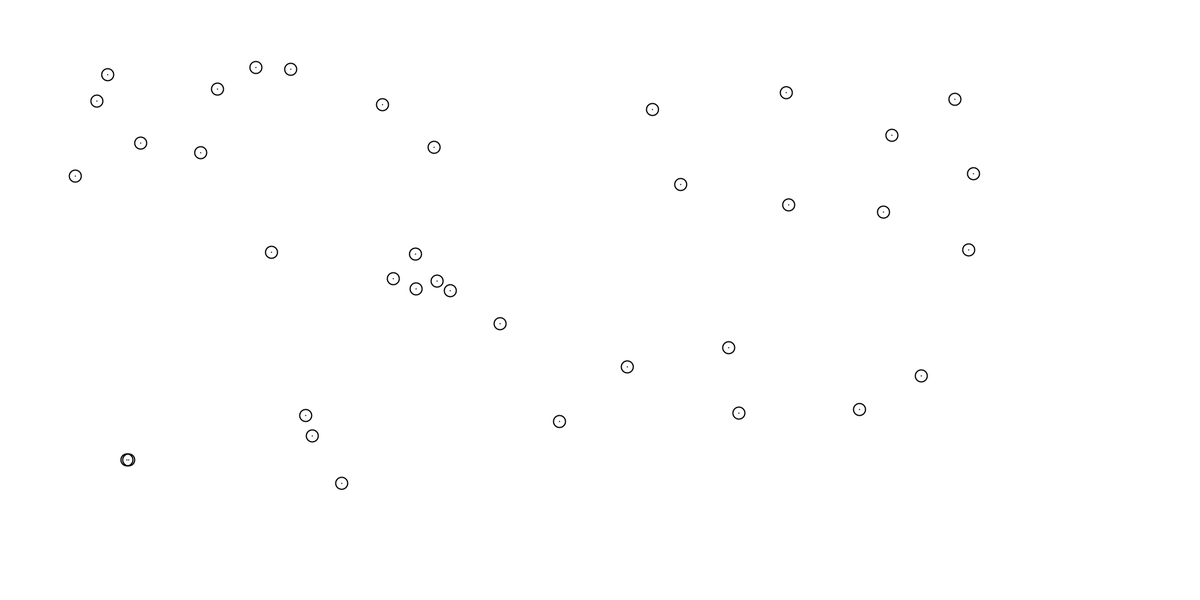
Frame 1 (no input)
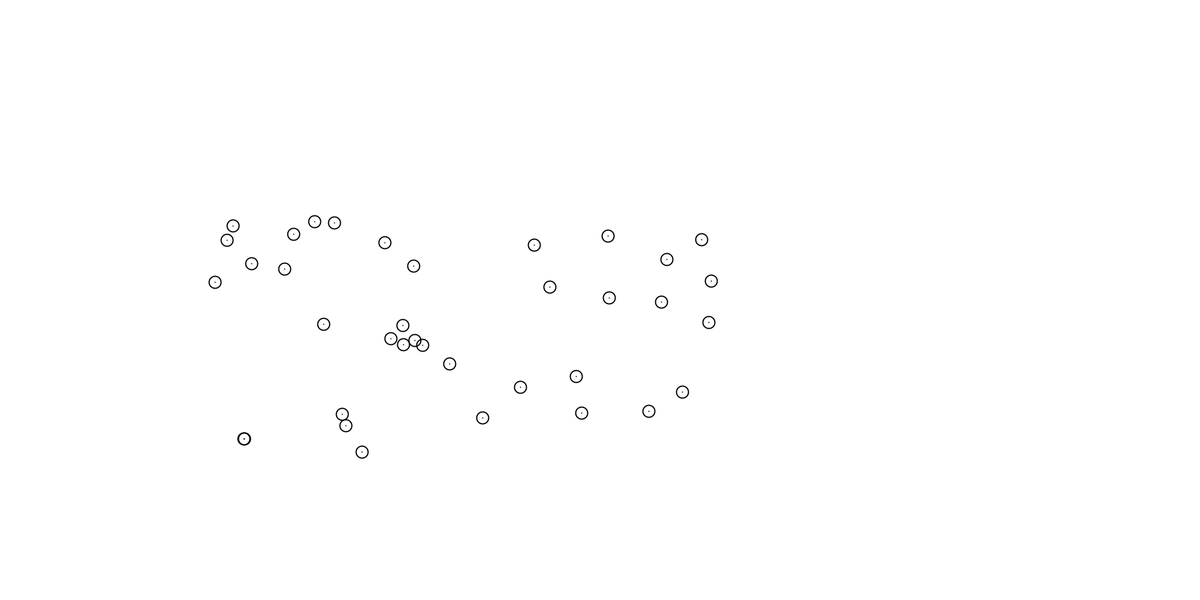
Frame 60 (the mouse pressed at the canvas centre just before this capture)
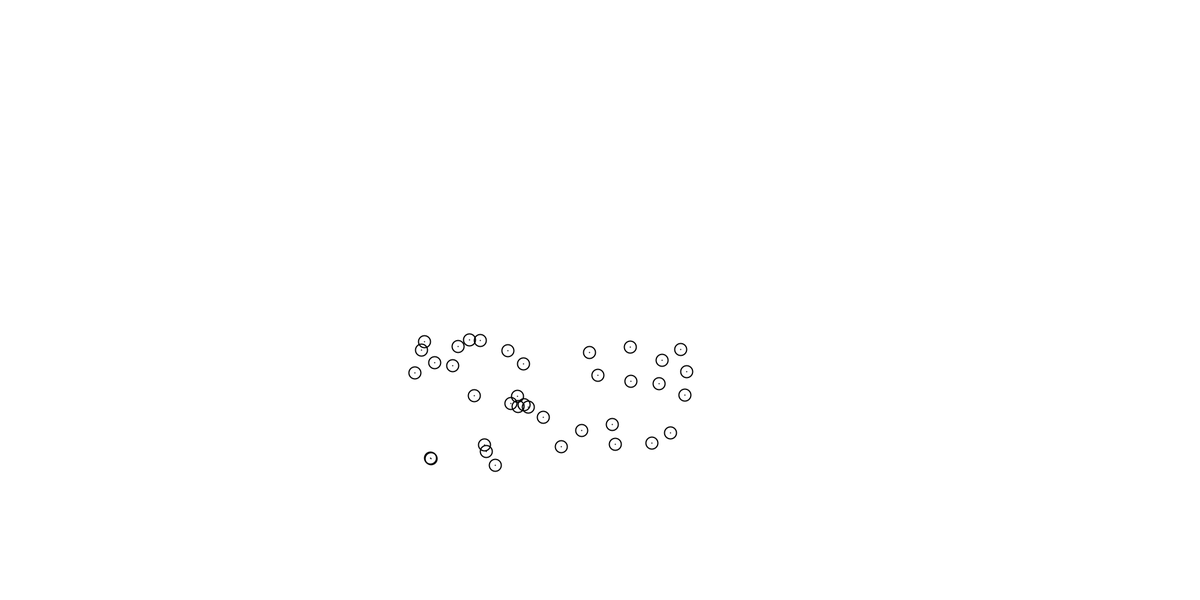
Frame 120 (the mouse held since frame 60 and released just before this capture)

The Processing sketch that drew these frames (run headless with seeded random() and noise(); from frame 60 on, the mouse is pressed at the canvas centre):

// Processing sketch: newVinhetaMarisa
// ── newVinhetaMarisa.pde
int starNum = 37; //(36+1)
Star[] stars = new Star[starNum];
float x = 0; float y = 0;
int fc;



    
    
void setup(){
  size(2000,1000);
  for(int i= 0; i<stars.length; i++){
    stars[i] = new Star();
  }
  
}  



void draw(){
  fc++;
  
  background(255);
  for(int i= 0; i<stars.length; i++){
      stars[i].update();
      stars[i].walk();
    }

  
  //noLoop();
}
// ── Star.pde
class Star{
  //PVector loc = new PVector(random(300)+100, random(300)+100);
  float locX = random(1600)+100;
  float locY = random(800)+100;
  //float xEnd1 = 400, yEnd1= 500;
  float x = 40;
  float t =0;
  
  
    void update(){
      noFill();
      strokeWeight(2);
      ellipse(locX,locY,20,20);
      point(locX,locY);
      t+=.3;
      x = 25*t +400;
      y= ( - (pow((1-t),2)) + 100*t)/10 + 600;
      if(mousePressed){
        println(t);
      }  
      
     }
    void walk(){
      PVector path= new PVector(x,y);
      
      /*if(t<60){
      x = 12*t +400;
      y= ( - (pow((1-t),2)) + 100*t)/10 + 600;
      }
      */
      if(t>=55){
        path.rotate(-.1*(t-55)/4);
      }
      /*if(fc >= 120){
        x+= .0001;
        y= 1 - (pow(x,4));
      }*/
      
      //xEnd1 = xEnd1 + x  ;
      //yEnd1 = yEnd1 + y ;
      
      //PVector end1 = new PVector(xEnd1,yEnd1);
      //PVector vel = PVector.sub(end1, loc);
      
      float velX = path.x - locX;
      float velY = path.y - locY;
      //vel.mult(.1);
      //vel.normalize();
      //loc.add(vel);
  
      locX = locX + velX * .01;
      locY = locY + velY * .01;
      
      
    }
      
    
   

}
